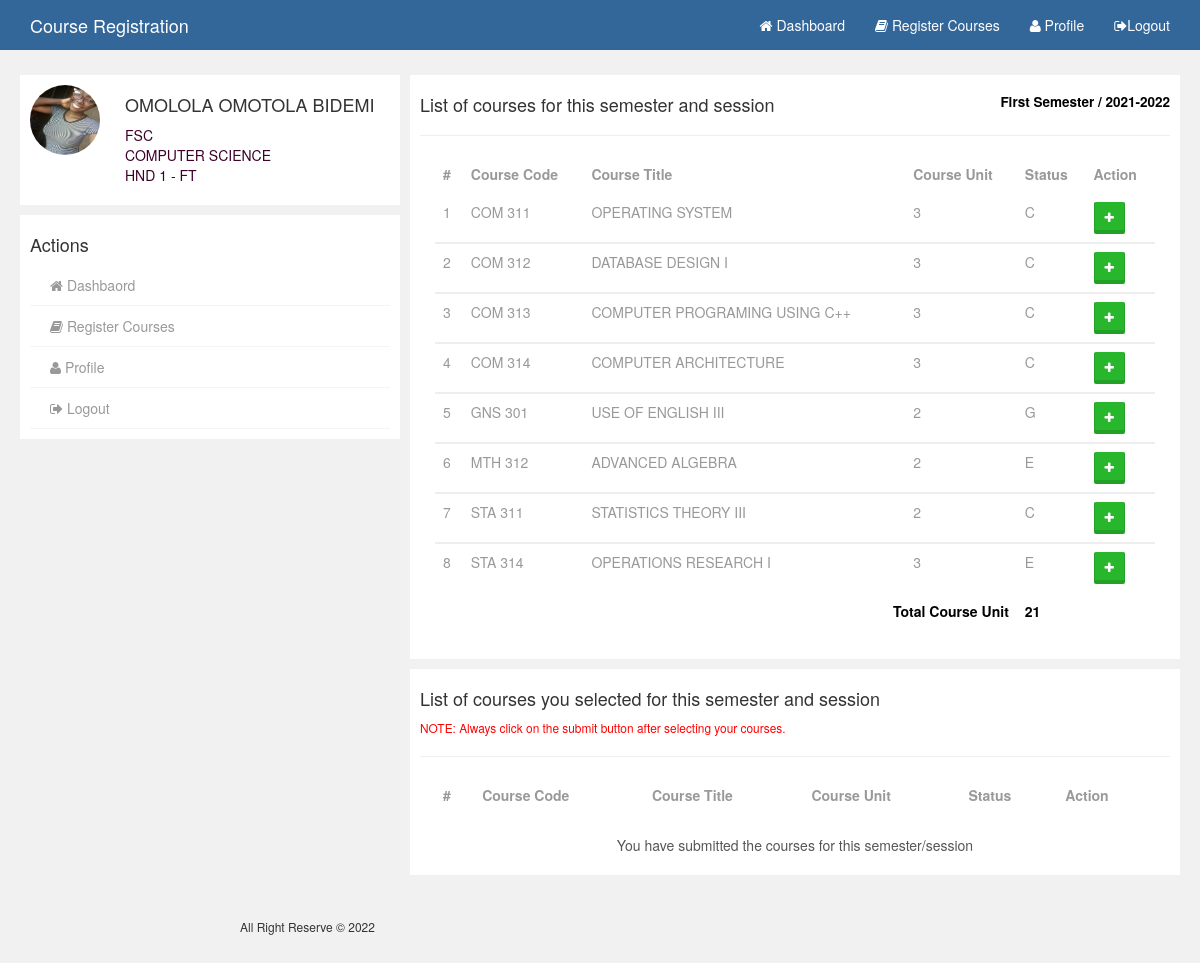
The page /courses.php (signed in) on the database its author committed.
### tables this page shows
CREATE TABLE IF NOT EXISTS `tblsemester` (
  `id` int(11) NOT NULL AUTO_INCREMENT,
  `semester` varchar(50) NOT NULL,
  `session_from` int(4) NOT NULL,
  `session_to` int(4) NOT NULL,
  `status` varchar(10) NOT NULL,
  PRIMARY KEY (`id`)
);

CREATE TABLE IF NOT EXISTS `tbl_added_courses` (
  `course_code` varchar(50) NOT NULL,
  `title` varchar(255) NOT NULL,
  `unit` varchar(10) NOT NULL,
  `grade` varchar(50) NOT NULL,
  `level` varchar(50) NOT NULL,
  `program` varchar(50) NOT NULL,
  `department` varchar(50) NOT NULL,
  `semester` varchar(50) NOT NULL,
  `session` varchar(50) NOT NULL
);

### courses.php (the view, shortened to what this page needs)
<?php
    include_once('includes/config.php');
?>
<!DOCTYPE html>
<html>
<head>
</head>
<body>
    <?php include_once('includes/nav.php') ?>
    <section class="container-wrap">
        <div class="container wrap">
            <div class="row">
                <div class="col-md-4 col">
                   <?php include_once('includes/leftside.php') ?>
                </div>
                <div class="col-md-8 col">
                    <div class="gist-status">
                        <div class="row" style="margin: 0px;">
                            <?php
                            $sql = "SELECT * FROM tblsemester WHERE status = 'Open' ";
                            $query_result = mysqli_query($conn, $sql);
                            $result = mysqli_num_rows($query_result);
                            if($result > 0){
                                while($row = mysqli_fetch_assoc($query_result)){
                                    $sem = $row['semester'];
                                    $ses_from = $row['session_from'];
                                    $ses_to = $row['session_to'];
                                }
                            }else{
                                while($row = mysqli_fetch_assoc($query_result)){
                                    $sem = "";
                                    $ses_from = "";
                                    $ses_to = "";
                                }
                            }
                            ?>
                            <?php if($result): ?>
                                <h4>List of courses for this semester and session <small><strong><span style="color: black;" class="pull-right"><?php echo $sem; ?> / <?php echo $ses_from; ?>-<?php echo $ses_to; ?></span></strong></small></h4>
                            <?php else: ?>
                                <h4>List of courses for this semester and session <small><strong><span style="color: black;" class="pull-right">No Semester/Session Set</span></strong></small></h4>
                            <?php endif; ?>
                            <hr>
                            <div class="col-md-12">
                                <div class="table-responsive">
                                    <table class="table" style="color: #999">
                                        <thead>
                                            <tr>
                                                <th># </th>
                                                <th>Course Code </th>
                                                <th>Course Title</th>
                                                <th>Course Unit </th>
                                                <th>Status </th>
                                                <th>Action </th>
                                            </tr>
                                        </thead>
                                        <?php
                                            $i = 0;
                                            $sql = "SELECT * FROM tbl_added_courses WHERE department = '{$_SESSION['department']}' AND level = '{$_SESSION['level']}' AND program = '{$_SESSION['program']}' AND semester = '{$_SESSION['sem']}' AND session = '{$_SESSION['ses']}' ORDER BY course_code ASC";
                                            $query_result = mysqli_query($conn, $sql);
                                            $result = mysqli_num_rows($query_result);
                                                if($result > 0){
                                                    while($row = mysqli_fetch_array($query_result)){
                                                        $i++;
                                        ?>
                                        <tbody>
                                            <tr>
                                                <td><?php echo $i; ?></td>
                                                <td><?php echo $row['course_code']; ?></td>
                                                <td><?php echo $row['title']; ?></td>
                                                <td><?php echo $row['unit']; ?></td>
                                                <td><?php echo $row['grade']; ?></td>
                                                <td>
                                                    <form action="courses.php" method="POST">
                                                        <button type="submit" name="btn_add_course" class="btn btn-sm btn-success" onclick="return confirm('Add this course')"><i class="fa fa-plus"></i></button>
                                                    </form>
                                                </td>
                                            </tr>
                                        <?php
                                            }
                                        ?>
                                            <tr>
                                                <td colspan="4" style="text-align: right;font-weight: bold; color: black;">Total Course Unit </td>
                                                <td colspan="4" style="text-align: left;font-weight: bold; color: black;">
                                                <?php
                                                    $course_count = 0;
                                                    $sql = "SELECT SUM(unit) FROM tbl_added_courses WHERE level = '{$_SESSION['level']}' AND program = '{$_SESSION['program']}' AND department = '{$_SESSION['department']}' AND session = '{$_SESSION['ses']}' AND semester = '{$_SESSION['sem']}' ";
                                                    $query_result = mysqli_query($conn, $sql);
                                                        while ($row = mysqli_fetch_array($query_result)) {
                                                            $course_count += $row['SUM(unit)'];
                                                        }
                                                        echo $course_count;
                                                ?>
                                                 </td>
                                            </tr>
                                        <?php
                                        }else{
                                        ?>
                                            <tr>
                                                <td colspan="6" style="text-align: center;">Courses Not Available Yet</td>
                                            </tr>
                                        <?php
                                           }
                                        ?>
                                        </tbody>
                                    </table>
                                </div>
                            </div>
                        </div>
                    </div>
                    <div class="gist-status">
                        <div class="row" style="margin: 0px;">
                            <h4>List of courses you selected for this semester and session </h4>
                            <small><p style="color: red;">NOTE: Always click on the submit button after selecting your courses.</p></small>
                            <hr>
                            <div class="col-md-12">
                                <div class="table-responsive">
                                    <table class="table" style="color: #999">
                                        <thead>
                                            <tr>
                                                <th># </th>
                                                <th>Course Code </th>
                                                <th>Course Title</th>
                                                <th>Course Unit </th>
                                                <th>Status </th>
                                                <th>Action </th>
                                            </tr>
                                        </thead>
                                    </table>
                                </div>
                                <?php
                                    $sql = "SELECT * FROM tbl_submitted_courses WHERE session='{$_SESSION['ses']}' AND semester='{$_SESSION['sem']}' AND matricno='{$_SESSION['matricno']}' AND status='Submitted' ";
                                    $result_query = mysqli_query($conn, $sql);
                                    $result = mysqli_num_rows($result_query);
                                    if($result > 0){
                                ?>
                                    <p class="text-center">You have submitted the courses for this semester/session</p>
                                <?php
                                    }else{
                                ?>
                                    <form action="courses.php" method="POST">
                                        <button type="submit" name="btn_final_submit" class="btn btn-lg btn-primary" onclick="return confirm('Submit Course?');">Submit</button>
                                    </form>
                                <?php
                                    }
                                ?>
                            </div>
                        </div>
                    </div>
                </div>
            </div>
        </div>
    </section>
    <?php include_once('includes/footer.php') ?>
</body>
</html>

### assets/css/user.css (style rules this page uses)
body { background:rgb(241,241,241); }
.container-wrap { margin-top: 70px; }
.col { padding:5px; }
.gist-status { padding:10px; background:#fff; margin-bottom: 10px; }

### rows shown on the page
tblsemester: semester "First Semester", session_from "2021", session_to "2022"
tbl_added_courses: course_code "COM 311", title "OPERATING SYSTEM", unit "3", grade "C"
tbl_added_courses: course_code "COM 312", title "DATABASE DESIGN I", unit "3", grade "C"
tbl_added_courses: course_code "COM 313", title "COMPUTER PROGRAMING USING C++", unit "3", grade "C"
tbl_added_courses: course_code "COM 314", title "COMPUTER ARCHITECTURE", unit "3", grade "C"
tbl_added_courses: course_code "GNS 301", title "USE OF ENGLISH III", unit "2", grade "G"
tbl_added_courses: course_code "MTH 312", title "ADVANCED ALGEBRA", unit "2", grade "E"
tbl_added_courses: course_code "STA 311", title "STATISTICS THEORY III", unit "2", grade "C"
tbl_added_courses: course_code "STA 314", title "OPERATIONS RESEARCH I", unit "3", grade "E"

### other values the page prints
$_SESSION['surname'] "OMOLOLA"
$_SESSION['othername'] "OMOTOLA BIDEMI"
$_SESSION['faculty'] "FSC"
$_SESSION['department'] "COMPUTER SCIENCE"
$_SESSION['level'] "HND 1"
$_SESSION['program'] "FT"
$course_count "21"
